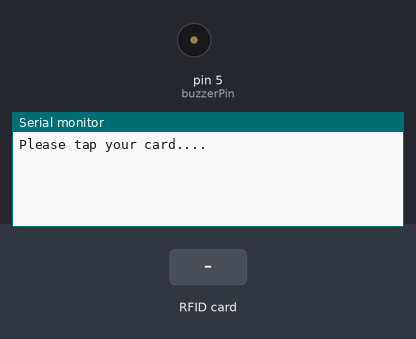
A sketch run on a simulated Arduino Uno, built with avr-gcc and run on an emulated ATmega328P. Parts: buzzer (waves = sounding, pin HIGH), the last lines printed to the serial monitor. The test bench sets the inputs (shaded band). Pins used as bus, display or sensor lines are not drawn.

Above: at 1.2 s.
1.3 s: RFID card 0A E6 5B B2 held to the reader
At 2.0 s:
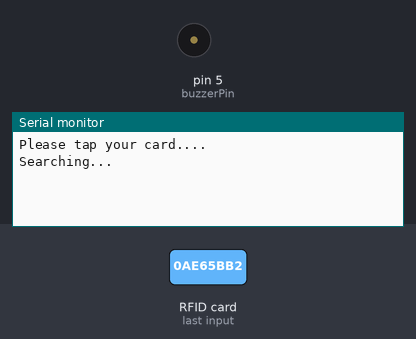
At 5.6 s:
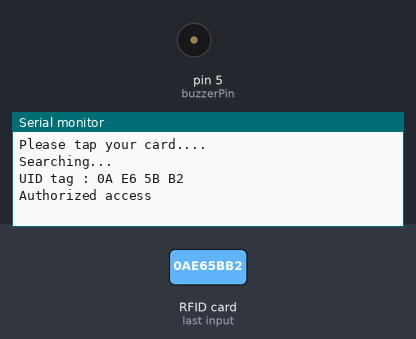

Measured:
- after the input at 1.3 s, the serial monitor: prints a new line at once (image 1)

The sketch:

Working_RFID_code.ino
```cpp
#include <SPI.h>
#include <MFRC522.h>
#define SS_PIN 10
#define RST_PIN 9
MFRC522 mfrc522(SS_PIN, RST_PIN); // Create MFRC522 instance.
const int greenLEDPin = 3;  // Green LED connected to digital pin 3
const int redLEDPin = 4;    // Red LED connected to digital pin 4
const int buzzerPin = 5;    // Buzzer connected to digital pin 5

//Card UID: 0A E6 5B B2  <--- this is the ucid for the blue key
bool ledState = HIGH;     // Stores which LED is ON
void setup()
{
    digitalWrite(greenLEDPin, LOW);
    digitalWrite(redLEDPin, LOW);
    pinMode(buzzerPin, OUTPUT);
 Serial.begin(9600); // Initiate a serial communication
 SPI.begin(); // Initiate SPI bus
 mfrc522.PCD_Init(); // Initiate MFRC522
 Serial.println("Please tap your card....");
 Serial.println();
}
void loop()
{
 // Look for new cards
 if ( ! mfrc522.PICC_IsNewCardPresent())
 {
 return;
 }
 // Select one of the cards
 if ( ! mfrc522.PICC_ReadCardSerial())
 {
 return;
 }
 //Show UID on serial monitor
 Serial.println("Searching...");
 delay(3000); // takes 3 secs to display the UID
 Serial.print("UID tag :");
 String content= "";
 byte letter;
 for (byte i = 0; i < mfrc522.uid.size; i++)
 {
 Serial.print(mfrc522.uid.uidByte[i] < 0x10 ? " 0" : " ");
 Serial.print(mfrc522.uid.uidByte[i], HEX);
 content.concat(String(mfrc522.uid.uidByte[i] < 0x10 ? " 0" : " "));
 content.concat(String(mfrc522.uid.uidByte[i], HEX));
 }
 Serial.println();
 //Serial.print("Message : ");
 content.toUpperCase();
  if (content.substring(1) == "0A E6 5B B2" ) //change here the UID of the card/cards that you want to give access
 {
  digitalWrite(greenLEDPin, HIGH); // access granted will display green light
    delay(100);
 Serial.println("Authorized access");
 Serial.println();
  delay(3000);
  digitalWrite(greenLEDPin, LOW);
 }
else {
  digitalWrite(redLEDPin, HIGH); // access granted will display green light
  digitalWrite(buzzerPin, HIGH); // Turn on Buzzer
  delay(1000);
  digitalWrite(buzzerPin, LOW); // Turn off Buzzer
  delay(1000);
  digitalWrite(buzzerPin, HIGH); // Turn on Buzzer
  delay(1000);
  digitalWrite(buzzerPin, LOW); // Turn off Buzzer
  delay(1000);
  digitalWrite(redLEDPin, LOW); // turn off led
  Serial.println(" Access denied");

 delay(3000);
 }
}
```
